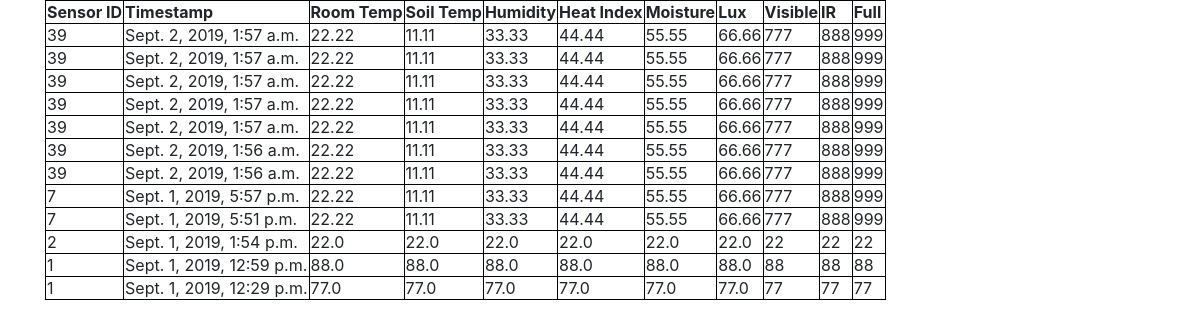
The app's page /sensors/table/, older data.
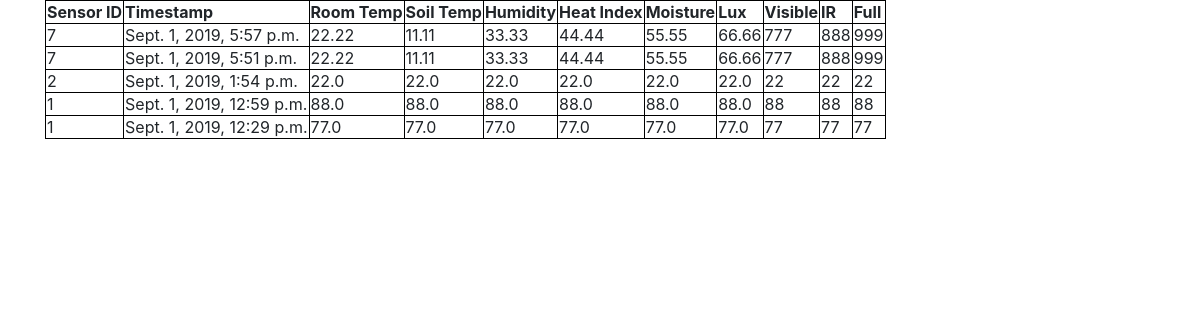
The same page, newer data.
### sensors/models.py (models this page shows, shortened)
class Sensor_data(models.Model):
    sensor_id = models.IntegerField() # Sensor ID to gather data from different sensors
    temp_soil = models.FloatField() # Soil reading from waterproof temp sensor wired probe (fahrenheit)
    temp_room = models.FloatField() # Temp reading from DHT-22 sensor (fahrenheit)
    humidity = models.FloatField() # humidity reading from DHT-22 sensor (fahrenheit)
    heat_index = models.FloatField() # heat index calc from DHT-22 sensor (fahrenheit)
    moisture = models.FloatField() # moisture reading from capacitance moisture sensor
    lux = models.FloatField() # Lux luminosity reading from light sensor
    visible = models.IntegerField() # Visible spectrum light reading from light sensor
    ir = models.IntegerField() # Ifrared spectrum light reading from light sensor
    full = models.IntegerField() # Full spectrum light reading from light sensor
    timestamp = models.DateTimeField('The time/date this data was recorded') # from django.utils import timezone ... timezone.now()

### sensors/views.py (the view)
# urls.py: path('table/', views.table, name='table'),
def table(request):
    data_list = Sensor_data.objects.order_by('-timestamp')[:50]
    context = {'data_list': data_list}
    return render(request, 'sensors/table.html', context)

### sensors/templates/sensors/table.html
{% extends 'sensors/base.html' %}
{% block content %}
  {% if data_list %}
    <table>
      <tr>
        <th>Sensor ID</th>
        <th>Timestamp</th>
        <th>Room Temp</th>
        <th>Soil Temp</th>
        <th>Humidity</th>
        <th>Heat Index</th>
        <th>Moisture</th>
        <th>Lux</th>
        <th>Visible</th>
        <th>IR</th>
        <th>Full</th>
      </tr>
      {% for data in data_list %}
        <tr>
          <td>{{ data.sensor_id }}</td>
          <td>{{ data.timestamp }}</td>
          <td>{{ data.temp_room }}</td>
          <td>{{ data.temp_soil }}</td>
          <td>{{ data.humidity }}</td>
          <td>{{ data.heat_index }}</td>
          <td>{{ data.moisture }}</td>
          <td>{{ data.lux }}</td>
          <td>{{ data.visible }}</td>
          <td>{{ data.ir }}</td>
          <td>{{ data.full }}</td>
        </tr>
      {% endfor %}
    </table>
  {% else %}
      <p>No data is available.</p>
  {% endif %}
{% endblock content %}

### sensors/templates/sensors/base.html (shortened to what this page needs)
{% load static %}
<html>
  <head>
    {% include 'base/css.html' %}
    <link rel="stylesheet" href="{% static 'css/sensors.css' %}">
  </head>
  <body>
    <div class='container'>
    {% block content %}
    {% endblock content %}
    </div>
  </body>
</html

### sensors/templates/base/css.html (shortened to what this page needs)
<link rel="stylesheet" href="https://stackpath.bootstrapcdn.com/bootstrap/4.3.1/css/bootstrap.min.css">

### sensors/static/css/sensors.css (style rules this page uses)
table, th, td { border: 1px solid black; }

Row changes from the older to the newer data that the page shows:
removed Sensor_data: sensor_id "39", timestamp "Sept. 2, 2019, 1:57 a.m.", temp_room "22.22", temp_soil "11.11", humidity "33.33", heat_index "44.44", moisture "55.55", lux "66.66", visible "777", ir "888", full "999"
removed Sensor_data: sensor_id "39", timestamp "Sept. 2, 2019, 1:57 a.m.", temp_room "22.22", temp_soil "11.11", humidity "33.33", heat_index "44.44", moisture "55.55", lux "66.66", visible "777", ir "888", full "999"
removed Sensor_data: sensor_id "39", timestamp "Sept. 2, 2019, 1:57 a.m.", temp_room "22.22", temp_soil "11.11", humidity "33.33", heat_index "44.44", moisture "55.55", lux "66.66", visible "777", ir "888", full "999"
removed Sensor_data: sensor_id "39", timestamp "Sept. 2, 2019, 1:57 a.m.", temp_room "22.22", temp_soil "11.11", humidity "33.33", heat_index "44.44", moisture "55.55", lux "66.66", visible "777", ir "888", full "999"
removed Sensor_data: sensor_id "39", timestamp "Sept. 2, 2019, 1:57 a.m.", temp_room "22.22", temp_soil "11.11", humidity "33.33", heat_index "44.44", moisture "55.55", lux "66.66", visible "777", ir "888", full "999"
removed Sensor_data: sensor_id "39", timestamp "Sept. 2, 2019, 1:56 a.m.", temp_room "22.22", temp_soil "11.11", humidity "33.33", heat_index "44.44", moisture "55.55", lux "66.66", visible "777", ir "888", full "999"
removed Sensor_data: sensor_id "39", timestamp "Sept. 2, 2019, 1:56 a.m.", temp_room "22.22", temp_soil "11.11", humidity "33.33", heat_index "44.44", moisture "55.55", lux "66.66", visible "777", ir "888", full "999"
